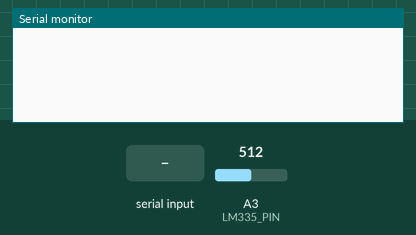
A sketch run on a simulated Arduino Uno, built with avr-gcc and run on an emulated ATmega328P. Parts: the last lines printed to the serial monitor. The test bench sets the inputs (shaded band); at power-on: A3 (LM335_PIN) = 512.

Above: at 1.2 s.
1.3 s: "1\n" received over Serial
At 2.3 s:
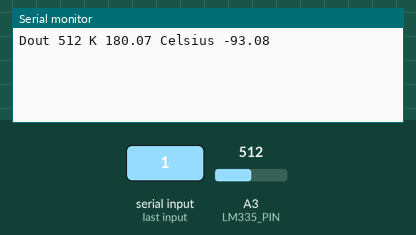
4.3 s: A3 (LM335_PIN) set to 716
At 4.7 s:
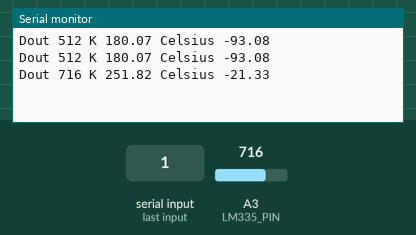
5.8 s: A3 (LM335_PIN) set to 900
At 7.0 s:
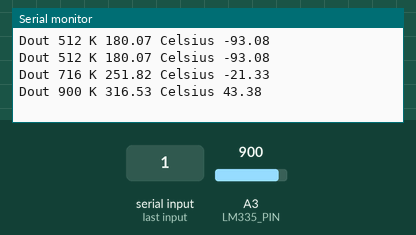
Timing chart, 0 to 8.8 s (numbered marks = the images above; inputs shaded):
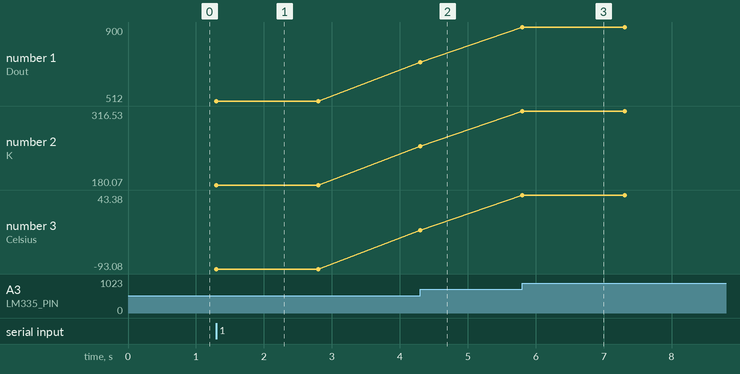

Measured:
- after the input at 1.3 s, the serial monitor: prints a new line at once (image 1)
- after the input at 4.3 s, the serial monitor: prints a new line at once (image 2)
- after the input at 5.8 s, the serial monitor: prints a new line at once (image 3)
- plotted number 1: 512 → 716 after the input at 4.3 s, 716 → 900 after the input at 5.8 s
- plotted number 2: 180.07 → 251.82 after the input at 4.3 s, 251.82 → 316.53 after the input at 5.8 s
- plotted number 3: -93.08 → -21.33 after the input at 4.3 s, -21.33 → 43.38 after the input at 5.8 s

The sketch:

parte_2.ino
```cpp
#define LM335_PIN A3 // Pin collegato al sensore LM335
#define Vint 1.109 // Tensione di alimentazione
#define Nb 10 // Risoluzione ADC
#define S 0.01
//valori delle resistenze
#define R2 21800.0
#define R3 9700.0

int sensorValue;
double new_temperature;
double temperature;
float C_temperature;


void setup() {
  Serial.begin(9600);
  analogReference(INTERNAL);
}

void loop() {
  if (Serial.available()) {
    serialEvent();
  }
  // se la seriale è avviabile avvia la comunicazione
}
void serialEvent(){
  while (Serial.available()) {
    sensorValue = analogRead(LM335_PIN); // Legge il valore dal sensore
    Serial.print("Dout ");
    Serial.print(sensorValue);

    //FSR*Dout/(10mV/K)*2^Nb
    //((Dout*Vint)/(2^nb*S))*(1+(R2/R3))
    Serial.print(" K ");
    temperature = ((sensorValue*Vint)/(pow(2.0, Nb)*S))*(1+(R2/R3));
    Serial.print(temperature);

    Serial.print(" Celsius ");
    C_temperature = temperature - 273.15; // Converte Kelvin in Celsius
    Serial.print(C_temperature);
    Serial.print("\n");
    delay(1500);
  }
}
```
